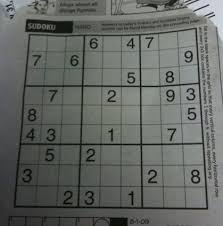
#> input picture Opencv301/03_OPENCVDE_GORUNTU_ISLEME/13_HOFFMAN_LINE_DETECTION/sudoku.jpg, 223 x 226 px
$ python hoffman_line_detection.py
#> lines starting #> are read from the running program, lines starting #| are printed output that depends on the picture; after the words box and inside, x2 and y2 are one past the last pixel; in counts of white or black regions, pixels touching at a corner belong together
import cv2 as cv
import numpy as np

def canny_demo(image):
    t = 100
    canny_output = cv.Canny(image, t, t*2)
    cv.imshow("canny_output", canny_output)
    return canny_output

src = cv.imread("sudoku.jpg")
#> src is the input picture: shape (226, 223, 3); mean B, G, R 99.3, 103.3, 99.9

cv.namedWindow("input", cv.WINDOW_AUTOSIZE)
cv.imshow("input", src)
cv.waitKey(0)

binary = canny_demo(src)
#> in canny_demo, `canny_output = cv.Canny(image, t, t*2)`:
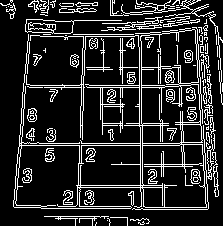
#> canny_output: shape (226, 223); 16% white in thin lines or dots
cv.imshow("binary", binary)
cv.waitKey(0)

lines = cv.HoughLines(binary, 1, np.pi/180, 150,None,0,0)
#> lines = [[145, 1.57], [143, 1.57], [84, 0.0349]]
if lines is not None:
    for i in range(0, len(lines)):
        rho = lines[i][0][0]
        theta = lines[i][0][1]
        a = np.cos(theta)
        b = np.sin(theta)
        x0 = a * rho
        y0 = b * rho
        pt1 = (int(x0 + 1000*(-b)), int(y0 + 1000*(a)))
        pt2 = (int(x0 - 1000*(-b)), int(y0 - 1000*(a)))
        cv.line(src, pt1, pt2, (0,0,255), 3,cv.LINE_AA)
        cv.imshow("line", src)
        cv.waitKey(0)
#> this loop made 3 passes
#> (rho, theta, a, b, x0, y0, pt1, pt2) on passes 1 to 3: (145, 1.57, -4.37e-08, 1, -6.34e-06, 145, (-1000, 144), (999, 145)), (143, 1.57, -4.37e-08, 1, -6.25e-06, 143, (-1000, 142), (999, 143)), (84, 0.0349, 0.999, 0.0349, 83.95, 2.93, (49, 1002), (118, -996))
#> pass 1, `cv.imshow("line", src)`:
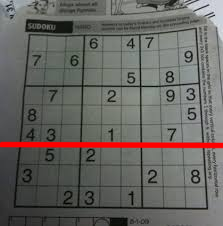
#> window 'line': shape (226, 223, 3); mean B, G, R 97.4, 101.2, 104
#> pass 2, `cv.imshow("line", src)`:
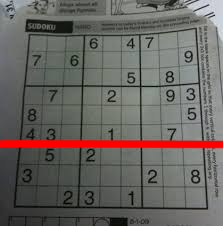
#> window 'line': shape (226, 223, 3); mean B, G, R 96.5, 100.3, 105.4
#> after the loop:
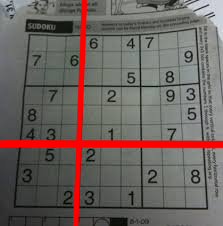
#> src: shape (226, 223, 3); 7% of pixels changed, all inside (x1, y1, x2, y2) = (0, 0, 223, 226)
